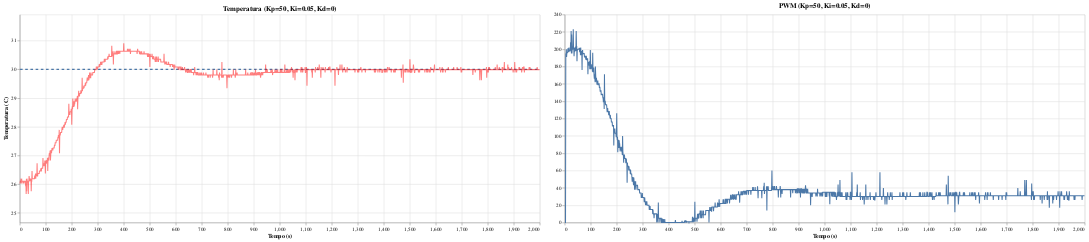

The notebook cell this image was saved under:
### Code cell
lenz_feliz(data_50p_05i_00d,'Kp=50, Ki=0.05, Kd=0')

### Figure 1 — Vega-Lite specification as saved in the notebook (floating-point values rounded to 4 significant figures; data arrays with more than 128 entries replaced by an {"elided": "..."} marker saying what was removed)
{"config": {"view": {"continuousWidth": 300, "continuousHeight": 300}}, "hconcat": [{"layer": [{"mark": {"type": "line", "strokeDash": [5, 5]}, "encoding": {"x": {"field": "Tempo (s)", "title": "Tempo (s)", "type": "quantitative"}, "y": {"field": "Temp Desejada (C)", "scale": {"domain": [24.66, 31.0]}, "title": "Temperatura (C)", "type": "quantitative"}}, "title": "Temperatura (Kp=50, Ki=0.05, Kd=0)"}, {"mark": {"type": "line", "color": "red"}, "encoding": {"opacity": {"value": 0.5}, "x": {"field": "Tempo (s)", "title": "Tempo (s)", "type": "quantitative"}, "y": {"field": "Temp Atual (C)", "scale": {"domain": [24.66, 31.91]}, "title": "Temperatura (C)", "type": "quantitative"}}, "title": "Temperatura (Kp=50, Ki=0.05, Kd=0)"}], "height": 400, "width": 1000}, {"mark": {"type": "line"}, "encoding": {"opacity": {"value": 1}, "x": {"field": "Tempo (s)", "title": "Tempo (s)", "type": "quantitative"}, "y": {"field": "PWM", "title": "", "type": "quantitative"}}, "height": 400, "title": "PWM (Kp=50, Ki=0.05, Kd=0)", "width": 1000}], "data": {"name": "data-46d0f8b5f7ea82af4806d22636b965fa"}, "transform": [{"filter": "(datum['Tempo (s)'] <= 2000)"}], "$schema": "https://vega.github.io/schema/vega-lite/v5.20.1.json", "datasets": {"data-46d0f8b5f7ea82af4806d22636b965fa": {"elided": "2127 records"}}}
